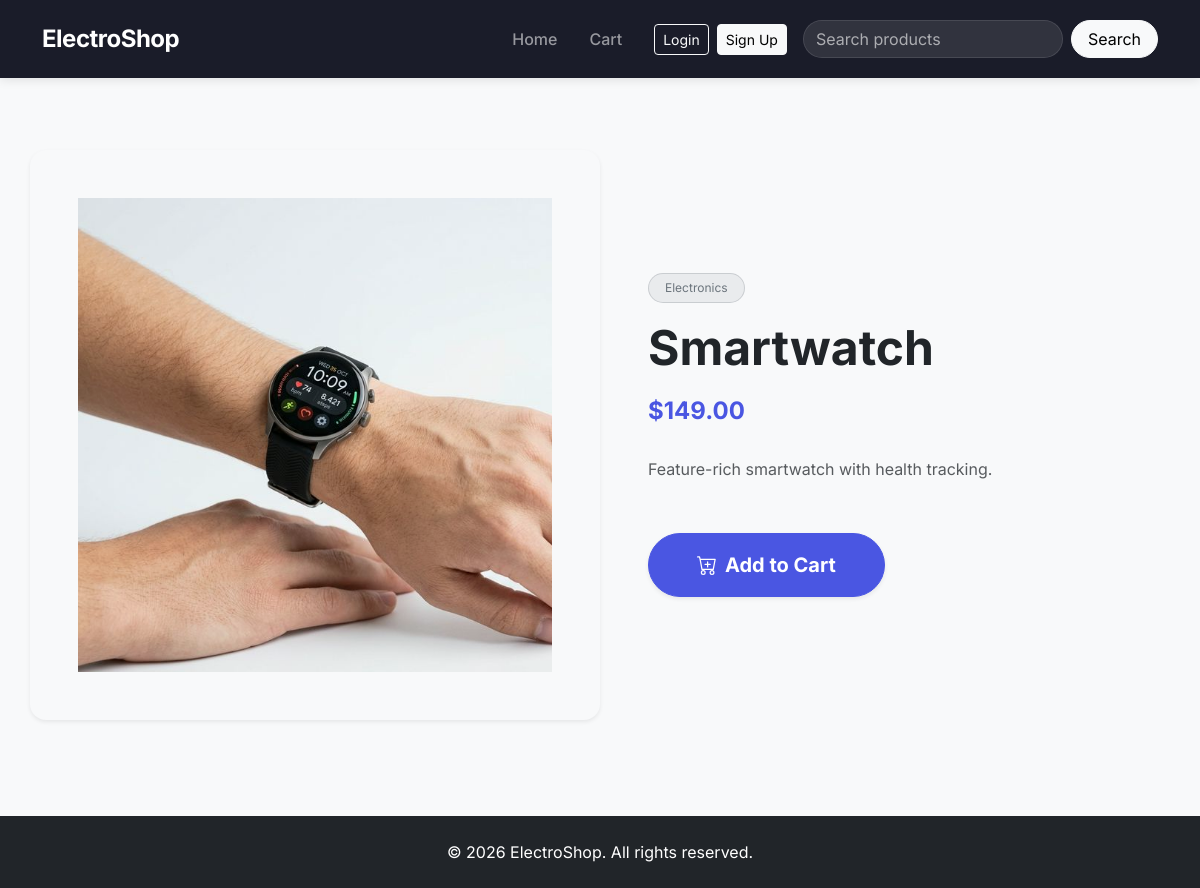
The app's page /product/3 with its own data.
### models.py (models this page shows)
class Product(db.Model):
    id = db.Column(db.Integer, primary_key=True)
    name = db.Column(db.String(150), nullable=False)
    description = db.Column(db.Text, nullable=False)
    price = db.Column(db.Float, nullable=False)
    image = db.Column(db.String(150), nullable=True, default='default.jpg')
    category = db.Column(db.String(100), nullable=True)

### app.py (the view)
@app.route('/product/<int:id>')
def product_detail(id):
    product = db.get_or_404(Product, id)
    return render_template('product_detail.html', product=product)

### templates/product_detail.html (shortened to what this page needs)
{% extends 'base.html' %}
{% block content %}
<div class="row my-5">
    <div class="col-md-6 mb-4 mb-md-0 d-flex justify-content-center align-items-center bg-light rounded-4 shadow-sm p-5">
        <img src="{{ url_for('static', filename='images/' + product.image) }}" class="img-fluid mix-blend-multiply" alt="{{ product.name }}" onerror="this.src='https://via.placeholder.com/500?text=No+Image';">
    </div>
    <div class="col-md-6 ps-md-5 d-flex flex-column justify-content-center">
        <span class="badge bg-secondary mb-3 w-auto align-self-start py-2 px-3 fw-normal bg-opacity-10 text-secondary border border-secondary border-opacity-25 rounded-pill">{{ product.category }}</span>
        <h1 class="display-5 fw-bold mb-3 text-dark">{{ product.name }}</h1>
        <p class="fs-4 fw-bold text-primary mb-4">${{ "%.2f"|format(product.price) }}</p>
        <div class="text-muted product-desc-text lh-lg mb-5">
            {{ product.description }}
        </div>
        <form action="{{ url_for('add_to_cart', id=product.id) }}" method="POST">
            <button type="submit" class="btn btn-primary btn-lg rounded-pill px-5 py-3 fw-bold shadow-sm d-inline-flex align-items-center gap-2 add-cart-btn">
                Add to Cart
            </button>
        </form>
    </div>
</div>
{% endblock %}

### static/css/style.css (style rules this page uses)
body { font-family: 'Inter', sans-serif; background-color: #f8f9fa; color: #333; display: flex; flex-direction: column; min-height: 100vh; }
.text-primary { color: #4A56E2 !important; }
.btn-primary { background-color: #4A56E2; border-color: #4A56E2; }
.mix-blend-multiply { mix-blend-mode: multiply; }
.btn { transition: all 0.3s ease; }

### records on screen
Product: image (picture), category "Electronics", name "Smartwatch", price "149.00", description "Feature-rich smartwatch with health tracking."
